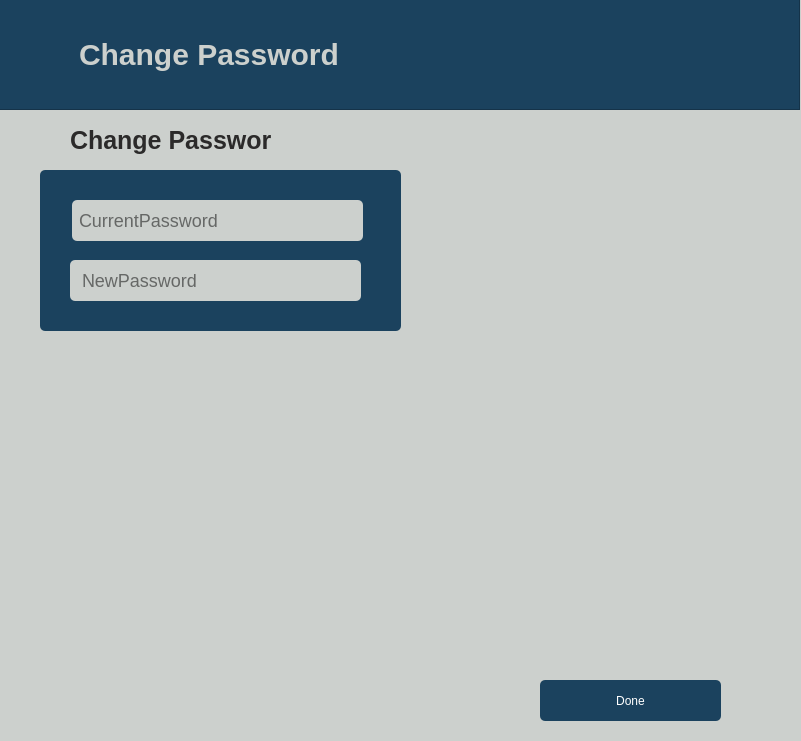
<?xml version="1.0" encoding="UTF-8"?>
<ui version="4.0">
 <class>ChangePasswordClass</class>
 <widget class="QWidget" name="ChangePasswordClass">
  <property name="geometry">
   <rect>
    <x>0</x>
    <y>0</y>
    <width>801</width>
    <height>741</height>
   </rect>
  </property>
  <property name="windowTitle">
   <string>ChangePassword</string>
  </property>
  <widget class="QWidget" name="widget" native="true">
   <property name="geometry">
    <rect>
     <x>0</x>
     <y>0</y>
     <width>801</width>
     <height>741</height>
    </rect>
   </property>
   <property name="styleSheet">
    <string notr="true">QWidget{
background:#CCD0CD;
}
#label{
color: #CCD0CD;
font-weight:700;
font-size:30px;
}
QLabel{
font-size:25px;
background:#CCD0CD;
font-weight:600;
color:#2B2A2A;
}
#frame_2{
background:#1B425E;
border-radius:5px;
}
#frame_3{
background:#1B425E;
border-radius:5px;
}
QLineEdit{
background:#CCD0CD;
color:black;
font-size:18px;
border:none;
border-radius:5px;
}
#pushButton_2{
background:#1B425E;
color:white;
border:none;
border-radius:5px;
}
#pushButton_2:hover{
background:white;
color:#1B425E;
}
#pushButton_3{
border:none;
}
#pushButton_4{
border:none;
}</string>
   </property>
   <widget class="QFrame" name="frame">
    <property name="geometry">
     <rect>
      <x>-1</x>
      <y>-1</y>
      <width>801</width>
      <height>111</height>
     </rect>
    </property>
    <property name="styleSheet">
     <string notr="true">QFrame{
background:#1B425E;
}</string>
    </property>
    <property name="frameShape">
     <enum>QFrame::Shape::StyledPanel</enum>
    </property>
    <property name="frameShadow">
     <enum>QFrame::Shadow::Raised</enum>
    </property>
    <widget class="QLabel" name="label">
     <property name="geometry">
      <rect>
       <x>80</x>
       <y>35</y>
       <width>311</width>
       <height>41</height>
      </rect>
     </property>
     <property name="text">
      <string>Change Password</string>
     </property>
    </widget>
    <widget class="QPushButton" name="pushButton">
     <property name="geometry">
      <rect>
       <x>30</x>
       <y>30</y>
       <width>41</width>
       <height>51</height>
      </rect>
     </property>
     <property name="styleSheet">
      <string notr="true">QPushButton{
border:none;
background:#1B425E;
}</string>
     </property>
     <property name="text">
      <string/>
     </property>
     <property name="icon">
      <iconset resource="Resource.qrc">
       <normaloff>:/Assets/padlockg64.png</normaloff>:/Assets/padlockg64.png</iconset>
     </property>
     <property name="iconSize">
      <size>
       <width>30</width>
       <height>30</height>
      </size>
     </property>
    </widget>
   </widget>
   <widget class="QLabel" name="label_2">
    <property name="geometry">
     <rect>
      <x>70</x>
      <y>120</y>
      <width>201</width>
      <height>41</height>
     </rect>
    </property>
    <property name="text">
     <string>Change Password</string>
    </property>
   </widget>
   <widget class="QFrame" name="frame_2">
    <property name="geometry">
     <rect>
      <x>40</x>
      <y>170</y>
      <width>361</width>
      <height>161</height>
     </rect>
    </property>
    <property name="frameShape">
     <enum>QFrame::Shape::StyledPanel</enum>
    </property>
    <property name="frameShadow">
     <enum>QFrame::Shadow::Raised</enum>
    </property>
    <widget class="QLineEdit" name="lineEdit">
     <property name="geometry">
      <rect>
       <x>32</x>
       <y>30</y>
       <width>291</width>
       <height>41</height>
      </rect>
     </property>
     <property name="styleSheet">
      <string notr="true"/>
     </property>
     <property name="placeholderText">
      <string> CurrentPassword</string>
     </property>
    </widget>
    <widget class="QLineEdit" name="lineEdit_2">
     <property name="geometry">
      <rect>
       <x>30</x>
       <y>90</y>
       <width>291</width>
       <height>41</height>
      </rect>
     </property>
     <property name="styleSheet">
      <string notr="true"/>
     </property>
     <property name="placeholderText">
      <string>  NewPassword</string>
     </property>
    </widget>
   </widget>
   <widget class="QPushButton" name="pushButton_2">
    <property name="geometry">
     <rect>
      <x>540</x>
      <y>680</y>
      <width>181</width>
      <height>41</height>
     </rect>
    </property>
    <property name="text">
     <string>Done</string>
    </property>
   </widget>
   <widget class="QPushButton" name="pushButton_3">
    <property name="geometry">
     <rect>
      <x>40</x>
      <y>131</y>
      <width>21</width>
      <height>20</height>
     </rect>
    </property>
    <property name="text">
     <string/>
    </property>
    <property name="icon">
     <iconset resource="Resource.qrc">
      <normaloff>:/Assets/padlock.png</normaloff>:/Assets/padlock.png</iconset>
    </property>
    <property name="iconSize">
     <size>
      <width>20</width>
      <height>20</height>
     </size>
    </property>
   </widget>
  </widget>
 </widget>
 <layoutdefault spacing="6" margin="11"/>
 <resources>
  <include location="Resource.qrc"/>
 </resources>
 <connections/>
</ui>
